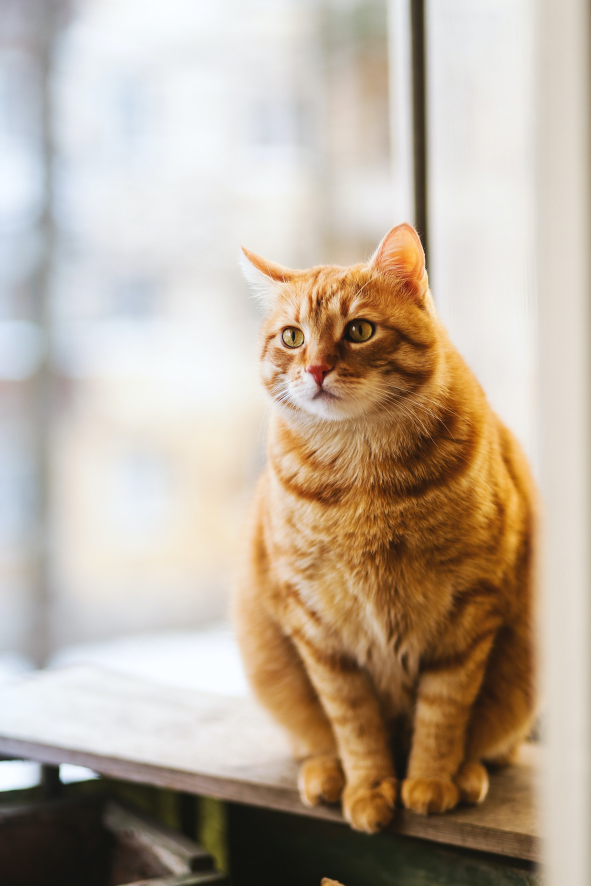
#> input picture Opencv/cat.jpg, 1771 x 2657 px (shown at 1/3 size)
$ python Masking.py
#> lines starting #> are read from the running program, lines starting #| are printed output that depends on the picture; after the words box and inside, x2 and y2 are one past the last pixel; in counts of white or black regions, pixels touching at a corner belong together
import cv2 as cv
import numpy as np

img = cv.imread('cat.jpg')
#> img is the input picture: shape (2657, 1771, 3); mean B, G, R 157.9, 174.2, 188.7
def rescaleFrame (frame,scale=0.20):
#> called with scale = 0.2
    width = int(frame.shape[1] * scale)
#> width = 354
    height = int(frame.shape[0] * scale)
#> height = 531
    dimensions = (width,height)
#> dimensions = (354, 531)

    return  cv.resize(frame, dimensions, interpolation = cv.INTER_AREA)
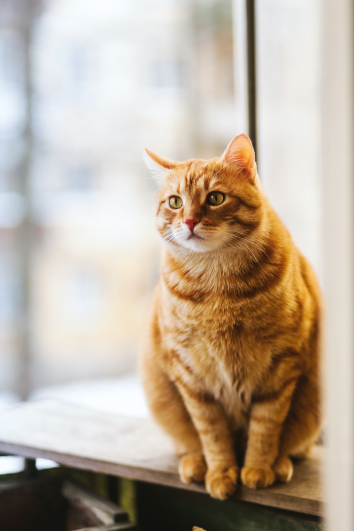
#> returned value: shape (531, 354, 3); mean of channels 0, 1, 2 157.9, 174.2, 188.7; drawn as B, G, R

resized_img = rescaleFrame(img)

blank = np.zeros(resized_img.shape[:2],dtype='uint8')
cv.imshow("Blank Image", blank)

mask = cv.circle(blank , (resized_img.shape[1]//2 , resized_img.shape[0]//2),100,255,-1)
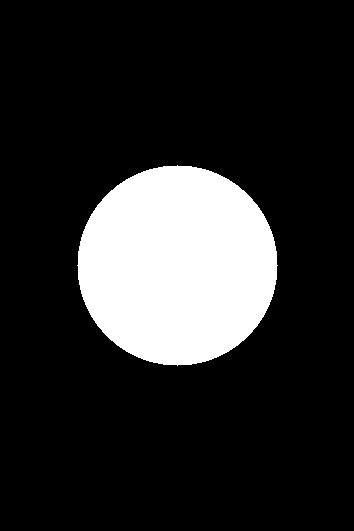
#> blank: shape (531, 354); 16.7% white; 1 white region, box (x1, y1, x2, y2) and area: (77, 165, 278, 366) 31417
cv.imshow('Mask', mask)

masked = cv.bitwise_and(resized_img, resized_img, mask=mask)
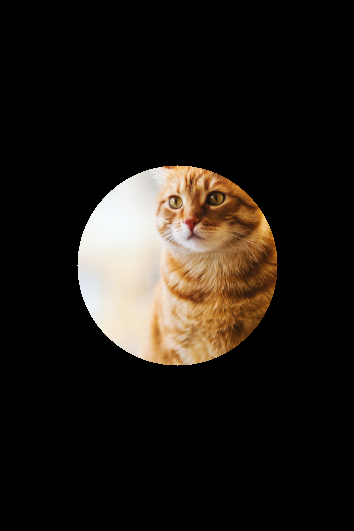
#> masked: shape (531, 354, 3); mean B, G, R 22.1, 27.4, 32.7
cv.imshow("Masked img", masked)

cv.waitKey(0)
